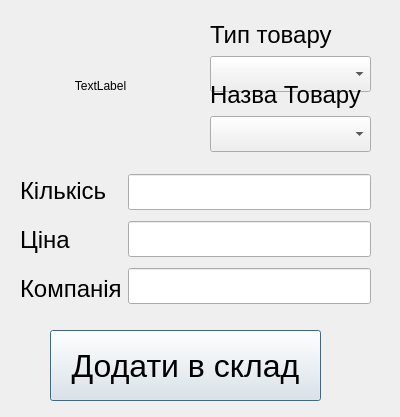
<?xml version="1.0" encoding="UTF-8"?>
<ui version="4.0">
 <class>new_arrival</class>
 <widget class="QDialog" name="new_arrival">
  <property name="geometry">
   <rect>
    <x>0</x>
    <y>0</y>
    <width>400</width>
    <height>417</height>
   </rect>
  </property>
  <property name="windowTitle">
   <string>Dialog</string>
  </property>
  <widget class="QLabel" name="label_5">
   <property name="geometry">
    <rect>
     <x>10</x>
     <y>20</y>
     <width>181</width>
     <height>131</height>
    </rect>
   </property>
   <property name="text">
    <string>TextLabel</string>
   </property>
   <property name="alignment">
    <set>Qt::AlignCenter</set>
   </property>
  </widget>
  <widget class="QPushButton" name="pushButtonadd">
   <property name="geometry">
    <rect>
     <x>50</x>
     <y>330</y>
     <width>271</width>
     <height>71</height>
    </rect>
   </property>
   <property name="font">
    <font>
     <pointsize>24</pointsize>
    </font>
   </property>
   <property name="text">
    <string>Додати в склад</string>
   </property>
  </widget>
  <widget class="QWidget" name="layoutWidget">
   <property name="geometry">
    <rect>
     <x>210</x>
     <y>20</y>
     <width>161</width>
     <height>72</height>
    </rect>
   </property>
   <layout class="QVBoxLayout" name="verticalLayout">
    <item>
     <widget class="QLabel" name="label">
      <property name="font">
       <font>
        <pointsize>18</pointsize>
       </font>
      </property>
      <property name="text">
       <string>Тип товару</string>
      </property>
     </widget>
    </item>
    <item>
     <widget class="QComboBox" name="comboBox_2">
      <property name="font">
       <font>
        <pointsize>18</pointsize>
       </font>
      </property>
     </widget>
    </item>
   </layout>
  </widget>
  <widget class="QWidget" name="layoutWidget">
   <property name="geometry">
    <rect>
     <x>210</x>
     <y>80</y>
     <width>161</width>
     <height>72</height>
    </rect>
   </property>
   <layout class="QVBoxLayout" name="verticalLayout_2">
    <item>
     <widget class="QLabel" name="label_2">
      <property name="font">
       <font>
        <pointsize>18</pointsize>
       </font>
      </property>
      <property name="text">
       <string>Назва Товару</string>
      </property>
     </widget>
    </item>
    <item>
     <widget class="QComboBox" name="comboBox">
      <property name="font">
       <font>
        <pointsize>18</pointsize>
       </font>
      </property>
     </widget>
    </item>
   </layout>
  </widget>
  <widget class="QWidget" name="layoutWidget">
   <property name="geometry">
    <rect>
     <x>20</x>
     <y>169</y>
     <width>351</width>
     <height>141</height>
    </rect>
   </property>
   <layout class="QHBoxLayout" name="horizontalLayout">
    <item>
     <layout class="QVBoxLayout" name="verticalLayout_4">
      <item>
       <widget class="QLabel" name="label_3">
        <property name="font">
         <font>
          <pointsize>18</pointsize>
         </font>
        </property>
        <property name="text">
         <string>Кількісь</string>
        </property>
       </widget>
      </item>
      <item>
       <widget class="QLabel" name="label_4">
        <property name="font">
         <font>
          <pointsize>18</pointsize>
         </font>
        </property>
        <property name="text">
         <string>Ціна</string>
        </property>
       </widget>
      </item>
      <item>
       <widget class="QLabel" name="label_6">
        <property name="font">
         <font>
          <pointsize>18</pointsize>
         </font>
        </property>
        <property name="text">
         <string>Компанія</string>
        </property>
       </widget>
      </item>
     </layout>
    </item>
    <item>
     <layout class="QVBoxLayout" name="verticalLayout_3">
      <item>
       <widget class="QLineEdit" name="lineEditAmount">
        <property name="font">
         <font>
          <pointsize>18</pointsize>
         </font>
        </property>
       </widget>
      </item>
      <item>
       <widget class="QLineEdit" name="lineEditPrice">
        <property name="font">
         <font>
          <pointsize>18</pointsize>
         </font>
        </property>
       </widget>
      </item>
      <item>
       <widget class="QLineEdit" name="lineEditCompany">
        <property name="font">
         <font>
          <pointsize>18</pointsize>
         </font>
        </property>
       </widget>
      </item>
     </layout>
    </item>
   </layout>
  </widget>
 </widget>
 <resources/>
 <connections/>
</ui>
